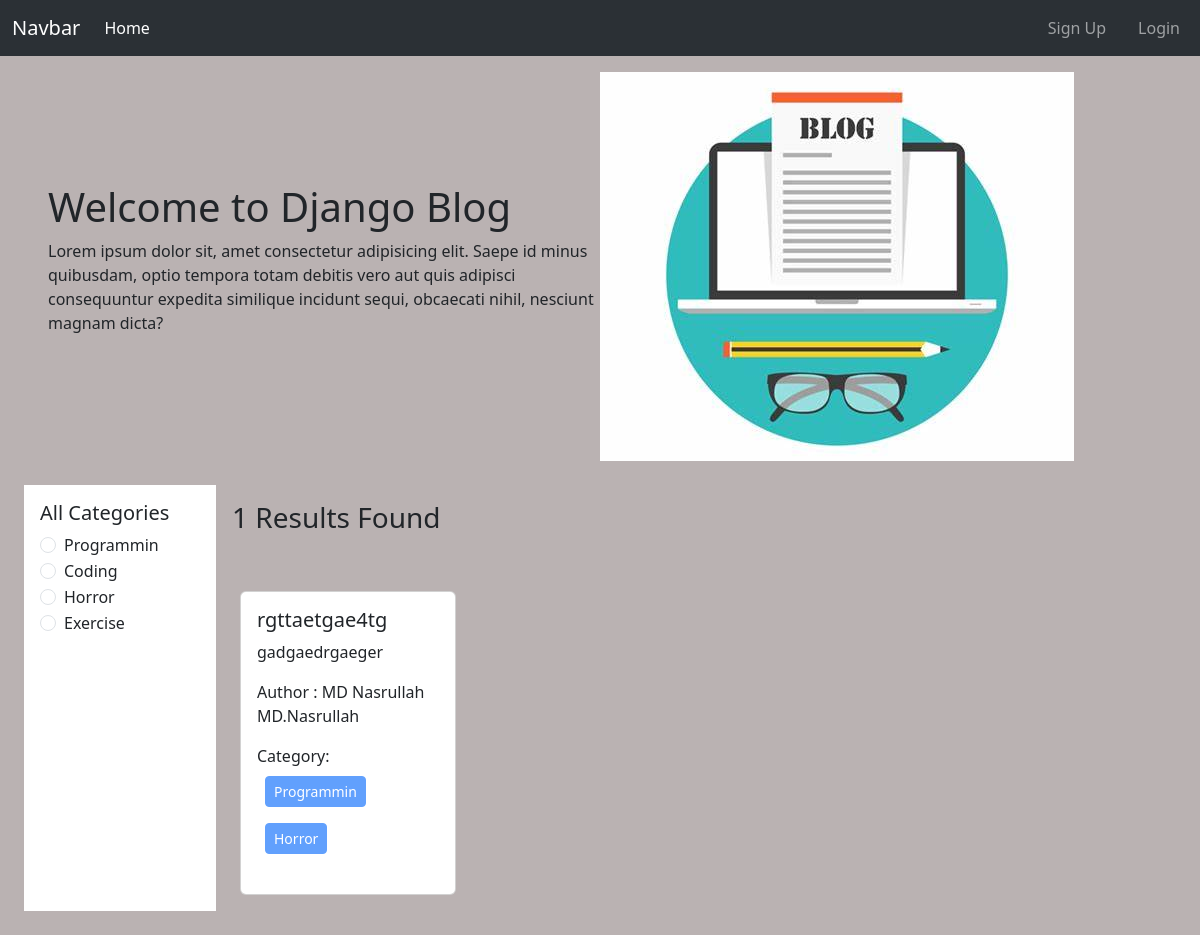
The page /category/programmin/ on the database its author committed.
### categories/models.py (models this page shows, shortened)
class Category(models.Model):
    name = models.CharField(max_length=100, unique=True)
    slug = models.SlugField(max_length=100,unique=True, blank=True, null=True)

### posts/models.py (models this page shows)
class Post(models.Model):
    title = models.CharField(max_length=100)
    content = models.TextField()
    category = models.ManyToManyField(Category)
    author = models.ForeignKey(User, on_delete=models.CASCADE)
    def __str__(self):
        return self.title

### project_8/views.py (the view)
# urls.py: 2. Add a URL to urlpatterns:  path('', views.home, name='home')
def home(request, category_slug = None):
    data = Post.objects.all()
    if category_slug is not None:
        category = Category.objects.get(slug=category_slug)
        data = Post.objects.filter(category = category)
    categories = Category.objects.all()
    print(data)
    return render(request, 'home.html', {'data': data, 'categories': categories})

### templates/home.html
{% extends "base.html" %}
{% load static %}
{% load crispy_forms_tags %} {% block content %}
<div class="d-flex flex-wrap px-5 pt-3 align-items-center">
  <div class="col-6">
    <h1>Welcome to Django Blog</h1>
    <p>Lorem ipsum dolor sit, amet consectetur adipisicing elit. Saepe id minus quibusdam, optio tempora totam debitis vero aut quis adipisci consequuntur expedita similique incidunt sequi, obcaecati nihil, nesciunt magnam dicta?</p>
  </div>
  <div class="col-6">
    <img src="{% static 'blog.jpg' %}" alt="">
  </div>
</div>
<div class="d-flex flex-wrap p-4">
  <div class="col-2 bg-white p-3">
    <h5>All Categories</h5>
    {% for cat in categories %}
    <div class="form-check">
      <input class="form-check-input" type="radio" name="categories" id="{{cat.id}}">
      <label class="form-check-label" for="{{cat.id}}">
        <a class="text-decoration-none text-dark" href="{% url 'category_wise_post' cat.slug %} ">{{cat.name}}</a>
      </label>
    </div>
    {% endfor %}
  </div>
  <div class="col-10 p-3">
    <h3>{{data | length }} Results Found</h3>
    <div class="d-flex flex-wrap pt-5">
    {% for data in data %}
    <div class="col-sm-3">
      <div class="card mx-2">
        <div class="card-body">
          <h5 class="card-title">{{data.title}}</h5>
          <p class="card-text">
            {{data.content}}
          </p>
          <p>Author : {{data.author.first_name}} {{data.author.last_name}}</p>
          <p>
            Category: {% for cat in data.category.all %}
            <button class="btn btn-primary btn-sm m-2" disabled> {{cat.name}} </button>
            {% endfor %}
          </p>
        </div>
      </div>
    </div>
    {% endfor %}
    </div>
  </div>
</div>
{% endblock %}

### rows shown on the page
Category: name "Programmin"
Category: name "Coding"
Category: name "Horror"
Category: name "Exercise"
Post: title "rgttaetgae4tg", content "gadgaedrgaeger", author.first_name "MD Nasrullah", author.last_name "MD.Nasrullah"

### other values the page prints
{{ data | length }} "1"
